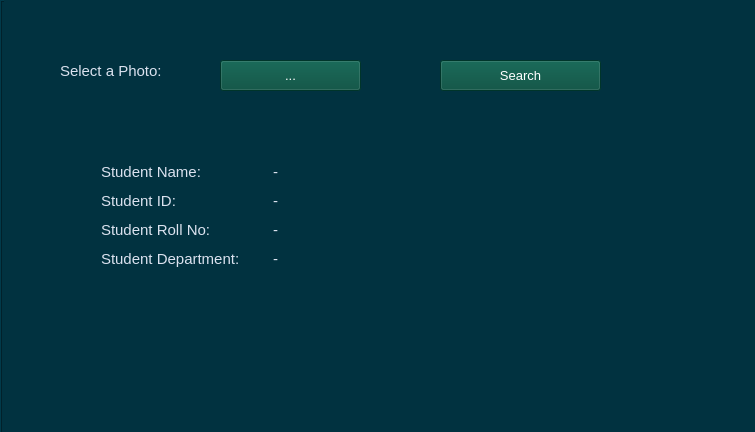
<?xml version="1.0" encoding="UTF-8"?>
<ui version="4.0">
 <class>MainWindow</class>
 <widget class="QMainWindow" name="MainWindow">
  <property name="geometry">
   <rect>
    <x>0</x>
    <y>0</y>
    <width>755</width>
    <height>432</height>
   </rect>
  </property>
  <property name="windowTitle">
   <string>Student Tracker</string>
  </property>
  <widget class="QWidget" name="centralwidget">
   <widget class="QFrame" name="frame">
    <property name="geometry">
     <rect>
      <x>0</x>
      <y>0</y>
      <width>801</width>
      <height>561</height>
     </rect>
    </property>
    <property name="styleSheet">
     <string notr="true">background-color: rgb(1, 50, 64);</string>
    </property>
    <property name="frameShape">
     <enum>QFrame::Box</enum>
    </property>
    <property name="frameShadow">
     <enum>QFrame::Raised</enum>
    </property>
    <widget class="QLabel" name="label">
     <property name="geometry">
      <rect>
       <x>60</x>
       <y>60</y>
       <width>121</width>
       <height>21</height>
      </rect>
     </property>
     <property name="font">
      <font>
       <pointsize>11</pointsize>
      </font>
     </property>
     <property name="styleSheet">
      <string notr="true">
color: rgb(219, 226, 239);</string>
     </property>
     <property name="text">
      <string>Select a Photo: </string>
     </property>
    </widget>
    <widget class="QToolButton" name="btn_imageselect">
     <property name="geometry">
      <rect>
       <x>220</x>
       <y>60</y>
       <width>141</width>
       <height>31</height>
      </rect>
     </property>
     <property name="font">
      <font>
       <pointsize>10</pointsize>
      </font>
     </property>
     <property name="styleSheet">
      <string notr="true">background-color: rgb(0, 74, 59);
color: rgb(255, 255, 255)</string>
     </property>
     <property name="text">
      <string>...</string>
     </property>
    </widget>
    <widget class="QPushButton" name="btn_search">
     <property name="geometry">
      <rect>
       <x>440</x>
       <y>60</y>
       <width>161</width>
       <height>31</height>
      </rect>
     </property>
     <property name="font">
      <font>
       <pointsize>10</pointsize>
      </font>
     </property>
     <property name="styleSheet">
      <string notr="true">background-color: rgb(0, 74, 59);
color: rgb(255, 255, 255)</string>
     </property>
     <property name="text">
      <string>Search</string>
     </property>
    </widget>
    <widget class="QLabel" name="label_3">
     <property name="geometry">
      <rect>
       <x>101</x>
       <y>190</y>
       <width>92</width>
       <height>22</height>
      </rect>
     </property>
     <property name="font">
      <font>
       <pointsize>11</pointsize>
      </font>
     </property>
     <property name="styleSheet">
      <string notr="true">color: rgb(219, 226, 239);</string>
     </property>
     <property name="text">
      <string>Student ID:</string>
     </property>
    </widget>
    <widget class="QLabel" name="label_id">
     <property name="geometry">
      <rect>
       <x>273</x>
       <y>190</y>
       <width>361</width>
       <height>22</height>
      </rect>
     </property>
     <property name="font">
      <font>
       <pointsize>11</pointsize>
      </font>
     </property>
     <property name="styleSheet">
      <string notr="true">color: rgb(219, 226, 239);</string>
     </property>
     <property name="text">
      <string>-</string>
     </property>
    </widget>
    <widget class="QLabel" name="label_name">
     <property name="geometry">
      <rect>
       <x>273</x>
       <y>161</y>
       <width>341</width>
       <height>22</height>
      </rect>
     </property>
     <property name="font">
      <font>
       <pointsize>11</pointsize>
      </font>
     </property>
     <property name="styleSheet">
      <string notr="true">color: rgb(219, 226, 239);</string>
     </property>
     <property name="text">
      <string>-</string>
     </property>
    </widget>
    <widget class="QLabel" name="label_4">
     <property name="geometry">
      <rect>
       <x>101</x>
       <y>219</y>
       <width>136</width>
       <height>22</height>
      </rect>
     </property>
     <property name="font">
      <font>
       <pointsize>11</pointsize>
      </font>
     </property>
     <property name="styleSheet">
      <string notr="true">color: rgb(219, 226, 239);</string>
     </property>
     <property name="text">
      <string>Student Roll No: </string>
     </property>
    </widget>
    <widget class="QLabel" name="label_rollno">
     <property name="geometry">
      <rect>
       <x>273</x>
       <y>219</y>
       <width>351</width>
       <height>22</height>
      </rect>
     </property>
     <property name="font">
      <font>
       <pointsize>11</pointsize>
      </font>
     </property>
     <property name="styleSheet">
      <string notr="true">color: rgb(219, 226, 239);</string>
     </property>
     <property name="text">
      <string>-</string>
     </property>
    </widget>
    <widget class="QLabel" name="label_5">
     <property name="geometry">
      <rect>
       <x>101</x>
       <y>248</y>
       <width>165</width>
       <height>22</height>
      </rect>
     </property>
     <property name="font">
      <font>
       <pointsize>11</pointsize>
      </font>
     </property>
     <property name="styleSheet">
      <string notr="true">color: rgb(219, 226, 239);</string>
     </property>
     <property name="text">
      <string>Student Department:</string>
     </property>
    </widget>
    <widget class="QLabel" name="label_department">
     <property name="geometry">
      <rect>
       <x>273</x>
       <y>248</y>
       <width>361</width>
       <height>22</height>
      </rect>
     </property>
     <property name="font">
      <font>
       <pointsize>11</pointsize>
      </font>
     </property>
     <property name="styleSheet">
      <string notr="true">color: rgb(219, 226, 239);</string>
     </property>
     <property name="text">
      <string>-</string>
     </property>
    </widget>
    <widget class="QLabel" name="label_6">
     <property name="geometry">
      <rect>
       <x>4</x>
       <y>-5</y>
       <width>771</width>
       <height>451</height>
      </rect>
     </property>
     <property name="text">
      <string/>
     </property>
     <property name="pixmap">
      <pixmap>bgpic.png</pixmap>
     </property>
     <property name="scaledContents">
      <bool>true</bool>
     </property>
    </widget>
    <widget class="QLabel" name="label_2">
     <property name="geometry">
      <rect>
       <x>101</x>
       <y>161</y>
       <width>118</width>
       <height>22</height>
      </rect>
     </property>
     <property name="font">
      <font>
       <pointsize>11</pointsize>
      </font>
     </property>
     <property name="styleSheet">
      <string notr="true">color: rgb(219, 226, 239);</string>
     </property>
     <property name="text">
      <string>Student Name:</string>
     </property>
    </widget>
    <zorder>label_6</zorder>
    <zorder>label</zorder>
    <zorder>btn_imageselect</zorder>
    <zorder>btn_search</zorder>
    <zorder>label_3</zorder>
    <zorder>label_id</zorder>
    <zorder>label_name</zorder>
    <zorder>label_4</zorder>
    <zorder>label_rollno</zorder>
    <zorder>label_5</zorder>
    <zorder>label_department</zorder>
    <zorder>label_2</zorder>
   </widget>
  </widget>
 </widget>
 <resources/>
 <connections/>
</ui>
